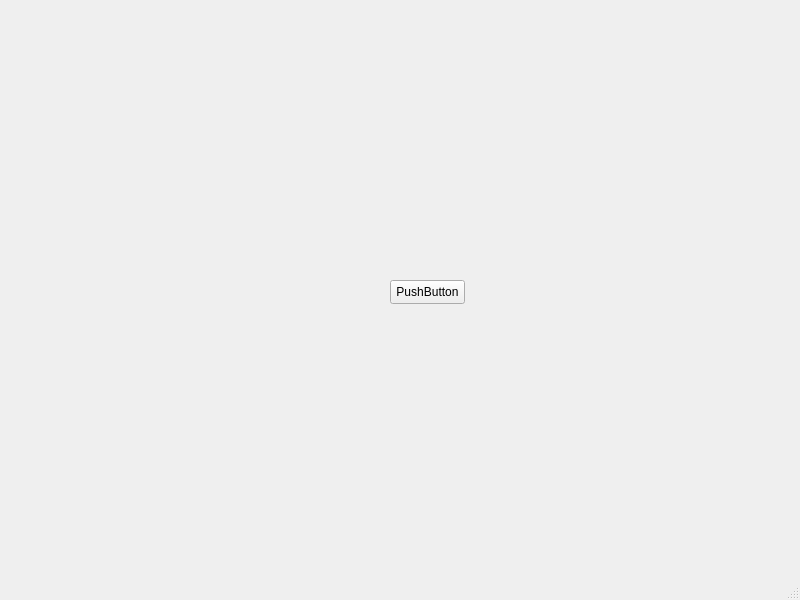
<?xml version="1.0" encoding="UTF-8"?>
<ui version="4.0">
 <class>MainWindow</class>
 <widget class="QMainWindow" name="MainWindow">
  <property name="geometry">
   <rect>
    <x>0</x>
    <y>0</y>
    <width>800</width>
    <height>600</height>
   </rect>
  </property>
  <property name="windowTitle">
   <string>MainWindow</string>
  </property>
  <widget class="QWidget" name="centralwidget">
   <widget class="QPushButton" name="btn_regresar">
    <property name="geometry">
     <rect>
      <x>390</x>
      <y>280</y>
      <width>75</width>
      <height>24</height>
     </rect>
    </property>
    <property name="text">
     <string>PushButton</string>
    </property>
   </widget>
  </widget>
  <widget class="QMenuBar" name="menubar">
   <property name="geometry">
    <rect>
     <x>0</x>
     <y>0</y>
     <width>800</width>
     <height>22</height>
    </rect>
   </property>
  </widget>
  <widget class="QStatusBar" name="statusbar"/>
 </widget>
 <resources/>
 <connections/>
</ui>
